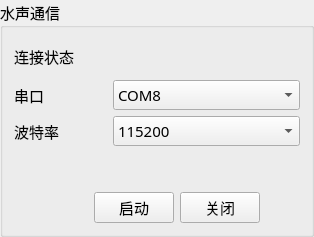
       <widget class="QGroupBox" name="grp_06_WaterAcoustic">
        <property name="minimumSize">
         <size>
          <width>206</width>
          <height>227</height>
         </size>
        </property>
        <property name="font">
         <font>
          <family>黑体</family>
          <pointsize>11</pointsize>
         </font>
        </property>
        <property name="title">
         <string>水声通信</string>
        </property>
        <layout class="QVBoxLayout" name="verticalLayout_2">
         <item>
          <layout class="QHBoxLayout" name="horizontalLayout_17" stretch="1,2,3">
           <item>
            <widget class="QLabel" name="lbl_06_WaterAcousticStatusText">
             <property name="text">
              <string>连接状态</string>
             </property>
            </widget>
           </item>
           <item>
            <widget class="QLabel" name="lbl_06_WaterAcousticStatusIcon">
             <property name="sizePolicy">
              <sizepolicy hsizetype="Fixed" vsizetype="Fixed">
               <horstretch>0</horstretch>
               <verstretch>0</verstretch>
              </sizepolicy>
             </property>
             <property name="minimumSize">
              <size>
               <width>65</width>
               <height>35</height>
              </size>
             </property>
             <property name="maximumSize">
              <size>
               <width>65</width>
               <height>35</height>
              </size>
             </property>
             <property name="text">
              <string/>
             </property>
             <property name="pixmap">
              <pixmap resource="auvshorecontrol.qrc">:/icon/communication/icon/communication/initializing.png</pixmap>
             </property>
             <property name="scaledContents">
              <bool>true</bool>
             </property>
             <property name="alignment">
              <set>Qt::AlignCenter</set>
             </property>
            </widget>
           </item>
           <item>
            <spacer name="horizontalSpacer_32">
             <property name="orientation">
              <enum>Qt::Horizontal</enum>
             </property>
             <property name="sizeHint" stdset="0">
              <size>
               <width>40</width>
               <height>20</height>
              </size>
             </property>
            </spacer>
           </item>
          </layout>
         </item>
         <item>
          <layout class="QHBoxLayout" name="horizontalLayout_18" stretch="1,2">
           <item>
            <widget class="QLabel" name="lbl_06_WaterAcousticPortText">
             <property name="minimumSize">
              <size>
               <width>59</width>
               <height>0</height>
              </size>
             </property>
             <property name="maximumSize">
              <size>
               <width>16777215</width>
               <height>16777215</height>
              </size>
             </property>
             <property name="text">
              <string>串口</string>
             </property>
            </widget>
           </item>
           <item>
            <widget class="QComboBox" name="cb_06_WaterAcousticPort">
             <property name="minimumSize">
              <size>
               <width>100</width>
               <height>0</height>
              </size>
             </property>
             <property name="currentIndex">
              <number>7</number>
             </property>
             <item>
              <property name="text">
               <string>COM1</string>
              </property>
             </item>
             <item>
              <property name="text">
               <string>COM2</string>
              </property>
             </item>
             <item>
              <property name="text">
               <string>COM3</string>
              </property>
             </item>
             <item>
              <property name="text">
               <string>COM4</string>
              </property>
             </item>
             <item>
              <property name="text">
               <string>COM5</string>
              </property>
             </item>
             <item>
              <property name="text">
               <string>COM6</string>
              </property>
             </item>
             <item>
              <property name="text">
               <string>COM7</string>
              </property>
             </item>
             <item>
              <property name="text">
               <string>COM8</string>
              </property>
             </item>
            </widget>
           </item>
          </layout>
         </item>
         <item>
          <layout class="QHBoxLayout" name="horizontalLayout_19" stretch="1,2">
           <item>
            <widget class="QLabel" name="lbl_06_WaterAcousticBaudRateText">
             <property name="minimumSize">
              <size>
               <width>0</width>
               <height>0</height>
              </size>
             </property>
             <property name="maximumSize">
              <size>
               <width>16777215</width>
               <height>16777215</height>
              </size>
             </property>
             <property name="text">
              <string>波特率</string>
             </property>
            </widget>
           </item>
           <item>
            <widget class="QComboBox" name="cb_06_WaterAcousticBaudRate">
             <property name="minimumSize">
              <size>
               <width>100</width>
               <height>0</height>
              </size>
             </property>
             <property name="currentIndex">
              <number>12</number>
             </property>
             <item>
              <property name="text">
               <string>110</string>
              </property>
             </item>
             <item>
              <property name="text">
               <string>300</string>
              </property>
             </item>
             <item>
              <property name="text">
               <string>600</string>
              </property>
             </item>
             <item>
              <property name="text">
               <string>1200</string>
              </property>
             </item>
             <item>
              <property name="text">
               <string>2400</string>
              </property>
             </item>
             <item>
              <property name="text">
               <string>4800</string>
              </property>
             </item>
             <item>
              <property name="text">
               <string>9600</string>
              </property>
             </item>
             <item>
              <property name="text">
               <string>14400</string>
              </property>
             </item>
             <item>
              <property name="text">
               <string>19200</string>
              </property>
             </item>
             <item>
              <property name="text">
               <string>38400</string>
              </property>
             </item>
             <item>
              <property name="text">
               <string>56000</string>
              </property>
             </item>
             <item>
              <property name="text">
               <string>57600</string>
              </property>
             </item>
             <item>
              <property name="text">
               <string>115200</string>
              </property>
             </item>
             <item>
              <property name="text">
               <string>128000</string>
              </property>
             </item>
             <item>
              <property name="text">
               <string>230400</string>
              </property>
             </item>
             <item>
              <property name="text">
               <string>256000</string>
              </property>
             </item>
             <item>
              <property name="text">
               <string>460800</string>
              </property>
             </item>
             <item>
              <property name="text">
               <string>921600</string>
              </property>
             </item>
             <item>
              <property name="text">
               <string>1000000</string>
              </property>
             </item>
             <item>
              <property name="text">
               <string>2000000</string>
              </property>
             </item>
             <item>
              <property name="text">
               <string>Customize</string>
              </property>
             </item>
            </widget>
           </item>
          </layout>
         </item>
         <item>
          <spacer name="horizontalSpacer_21">
           <property name="orientation">
            <enum>Qt::Horizontal</enum>
           </property>
           <property name="sizeHint" stdset="0">
            <size>
             <width>40</width>
             <height>20</height>
            </size>
           </property>
          </spacer>
         </item>
         <item>
          <spacer name="horizontalSpacer_22">
           <property name="orientation">
            <enum>Qt::Horizontal</enum>
           </property>
           <property name="sizeHint" stdset="0">
            <size>
             <width>40</width>
             <height>20</height>
            </size>
           </property>
          </spacer>
         </item>
         <item>
          <layout class="QHBoxLayout" name="horizontalLayout_20" stretch="0,0,2,0,0">
           <item>
            <spacer name="horizontalSpacer_13">
             <property name="orientation">
              <enum>Qt::Horizontal</enum>
             </property>
             <property name="sizeHint" stdset="0">
              <size>
               <width>40</width>
               <height>20</height>
              </size>
             </property>
            </spacer>
           </item>
           <item>
            <spacer name="horizontalSpacer_14">
             <property name="orientation">
              <enum>Qt::Horizontal</enum>
             </property>
             <property name="sizeHint" stdset="0">
              <size>
               <width>40</width>
               <height>20</height>
              </size>
             </property>
            </spacer>
           </item>
           <item>
            <widget class="QPushButton" name="btn_06_WaterAcousticActivate">
             <property name="text">
              <string>启动</string>
             </property>
            </widget>
           </item>
           <item>
            <widget class="QPushButton" name="btn_06_WaterAcousticShut">
             <property name="text">
              <string>关闭</string>
             </property>
            </widget>
           </item>
           <item>
            <spacer name="horizontalSpacer_23">
             <property name="orientation">
              <enum>Qt::Horizontal</enum>
             </property>
             <property name="sizeHint" stdset="0">
              <size>
               <width>40</width>
               <height>20</height>
              </size>
             </property>
            </spacer>
           </item>
          </layout>
         </item>
        </layout>
       </widget>
